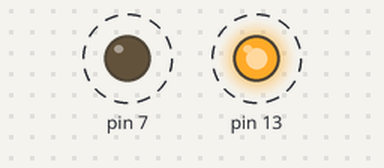
Recording of a sketch running on a simulated Arduino Uno, built with avr-gcc and run on an emulated ATmega328P. Parts: output pins drawn as LEDs (lit = HIGH). Dashed ring = blinking.

Above: at 0.2 s.
Timing chart, 0 to 3.0 s (numbered marks = the images above):
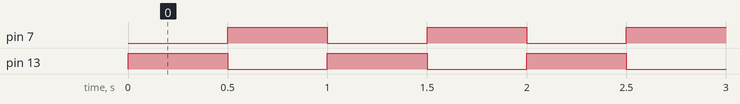

Measured:
- by itself, pin 7, pin 13: alternates HIGH for 0.50 s and LOW for 0.50 s

The sketch:

uso_de_leds.ino
```cpp
/* USO DE LEDS
   Prácticas con Arduino
*/

void setup() {

  pinMode(13, OUTPUT);
  pinMode(7, OUTPUT);

}

void loop() {

  digitalWrite(13, HIGH);
  digitalWrite(7, LOW);
  delay(500);
  digitalWrite(13, LOW);
  digitalWrite(7, HIGH);
  delay(500);

}
```
